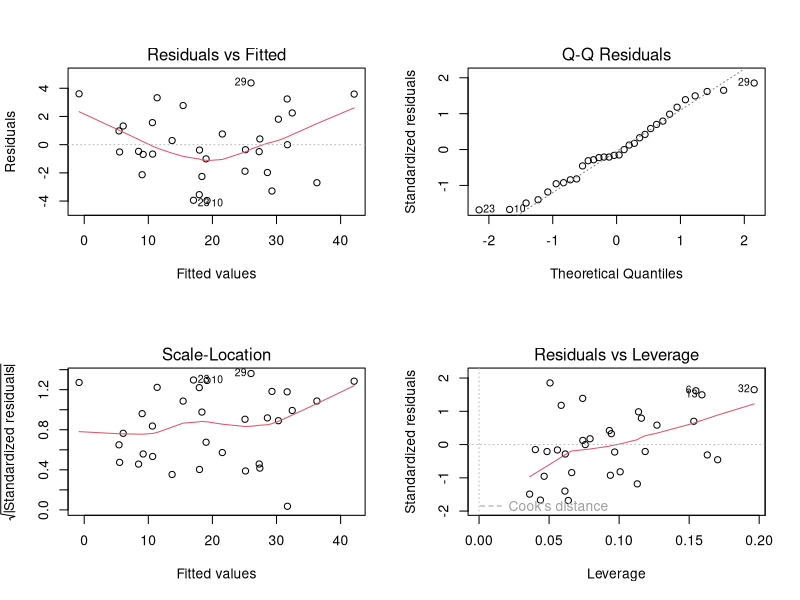

Here is the R script that generated this plot:
## Lecture 2 - Multiple Linear Regression

# Setting up the model
library(MASS)
lm.fit <- lm(medv ~ lstat + age, data = Boston)
summary(lm.fit)

# Calculating the quantile of the distribution.
# Getting the 95% confidence interval points for t-stats
qt(0.025, 503)
# if your t-value is outside the range, then reject

# Lecture note exercise: Oil
oil <- read.table("oil.txt")
names(oil) <- c("spirit","gravity","pressure","distil","endpoint")
oil.lm <- lm(spirit ~ gravity + pressure + distil + endpoint, data = oil)
summary(oil.lm)

# Remove insignificant regressor (pressure)
oil3.lm <- lm(spirit ~ gravity + distil + endpoint, data = oil)
summary(oil3.lm)

# Remove gravity
oil2.lm <- lm(spirit ~ distil + endpoint, data = oil)
summary(oil2.lm)

# compare 2 nested models
# F-test only works on nested models
anova(oil.lm,oil2.lm)

# We may, if desired, calculate the confidence and prediction intervals.
x <- data.frame(distil = 200, endpoint = 400)

confidence <-predict(oil2.lm, x, se.fit = T, interval = c("confidence"))
confidence

prediction <-predict(oil2.lm, x, se.fit = T, interval = c("prediction"))
prediction

summary(oil)

# Model Selection
library(MASS)

oil0.lm <- lm(spirit ~ 1, data = oil)

stepAIC(oil0.lm, ~ gravity + pressure + distil + endpoint, data = oil)

# Residual analysis
par(mfrow = c(2, 2))
plot(oil2.lm)

